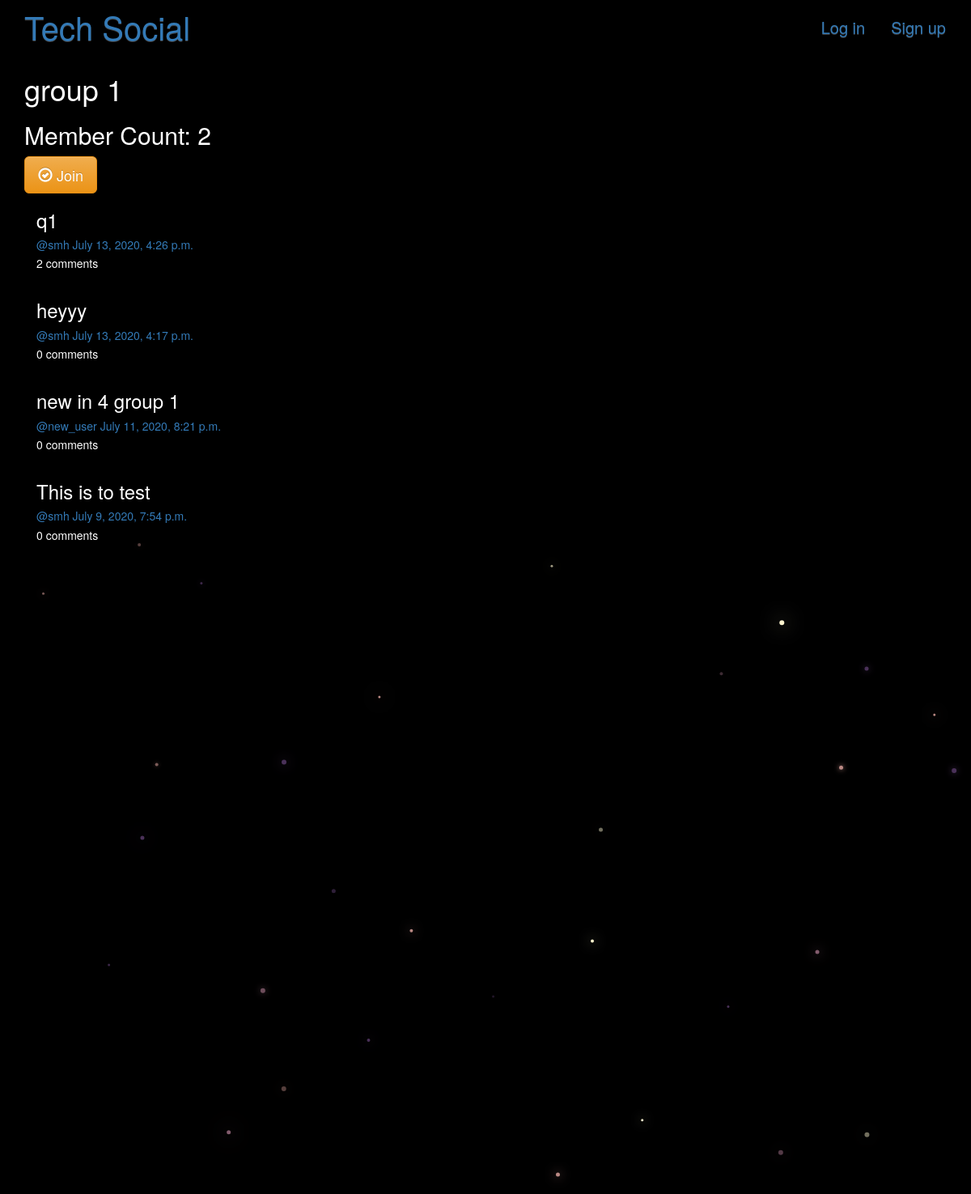
Screenshot of /groups/posts/in/group-1/ with the database file from the repository.
### groups/models.py (models this page shows, shortened)
class Group(models.Model):
    name = models.CharField(max_length=255, unique=True)
    slug = models.SlugField(allow_unicode=True, unique=True)
    description = models.TextField(blank=True, default='')
    description_html = models.TextField(editable=False, default='', blank=True)
    members = models.ManyToManyField(User,through="GroupMember")
    class Meta:
        ordering = ["name"]

### posts/models.py (models this page shows, shortened)
class Post(models.Model):
    user = models.ForeignKey(User, related_name="posts",on_delete=models.CASCADE)
    created_at = models.DateTimeField(auto_now=True)
    question = models.CharField(max_length=255)
    description=models.TextField(blank=True, default='')
    description_html = models.TextField(editable=False)
    group = models.ForeignKey(Group, related_name="posts",null=True, blank=True,on_delete=models.CASCADE,)
    class Meta:
        ordering = ["-created_at"]
        unique_together = ["user", "question"]

### groups/views.py (the view)
# urls.py: url(r"^posts/in/(?P<slug>[-\w]+)/$",views.SingleGroup.as_view(),name="single"),
class SingleGroup(generic.DetailView):
    model = Group

### groups/templates/groups/group_detail.html (shortened to what this page needs)
{% extends "groups/group_base.html" %}
{% block content %}
<h1>{{group.name}}</h1>
<h2> Member Count: {{group.members.count}}</h2>
  <div class="content">
				{% if user in group.members.all %}
					<a href="{% url 'groups:leave' slug=group.slug %}" class="btn btn-lg btn-fill btn-warning"><span class="glyphicon glyphicon-remove-circle"></span> Leave</a>
                    <a href="{% url 'posts:create1' pk=group.pk %}" class="btn btn-lg btn-fill btn-warning" ><span class="glyphicon glyphicon-ok-circle"></span>Post</a></li>
                    {% else %}
					<a href="{% url 'groups:join' slug=group.slug %}" class="btn btn-lg btn-fill btn-warning"><span class="glyphicon glyphicon-ok-circle"></span> Join</a>
				{% endif %}
</div>
<div class="col-md-8">
	{% if group.posts.count == 0 %}
	<h2>No posts in this group yet!</h2>
	{% else %}
		{% for post in group.posts.all %}
        <div class="post media">
            <h3>{{ post.question }}</h3>
            <div class="media-body">
                <h5 class="media-heading">
                    <span class="username"><a href="{% url 'posts:for_user' username=post.user.username %}">@{{ post.user.username }}</a></span>
                    <time class="time"><a href="{% url 'posts:single' username=post.user.username pk=post.pk %}">{{ post.created_at }}</a></time>
                </h5>
                {{ post.comments.count }} comments
            </div>
        </div>
		{% endfor %}
	{% endif %}
</div>
{% endblock %}

### static/mysite/css/master.css (style rules this page uses)
body { margin: 0; overflow: hidden; background-color: black; color:white; }

### rows the page displays
Group: name "group 1", members.count "2"
Post: question "q1", user.username "smh", created_at "July 13, 2020, 4:26 p.m.", comments.count "2"
Post: question "heyyy", user.username "smh", created_at "July 13, 2020, 4:17 p.m.", comments.count "0"
Post: question "new in 4 group 1", user.username "new_user", created_at "July 11, 2020, 8:21 p.m.", comments.count "0"
Post: question "This is to test", user.username "smh", created_at "July 9, 2020, 7:54 p.m.", comments.count "0"
